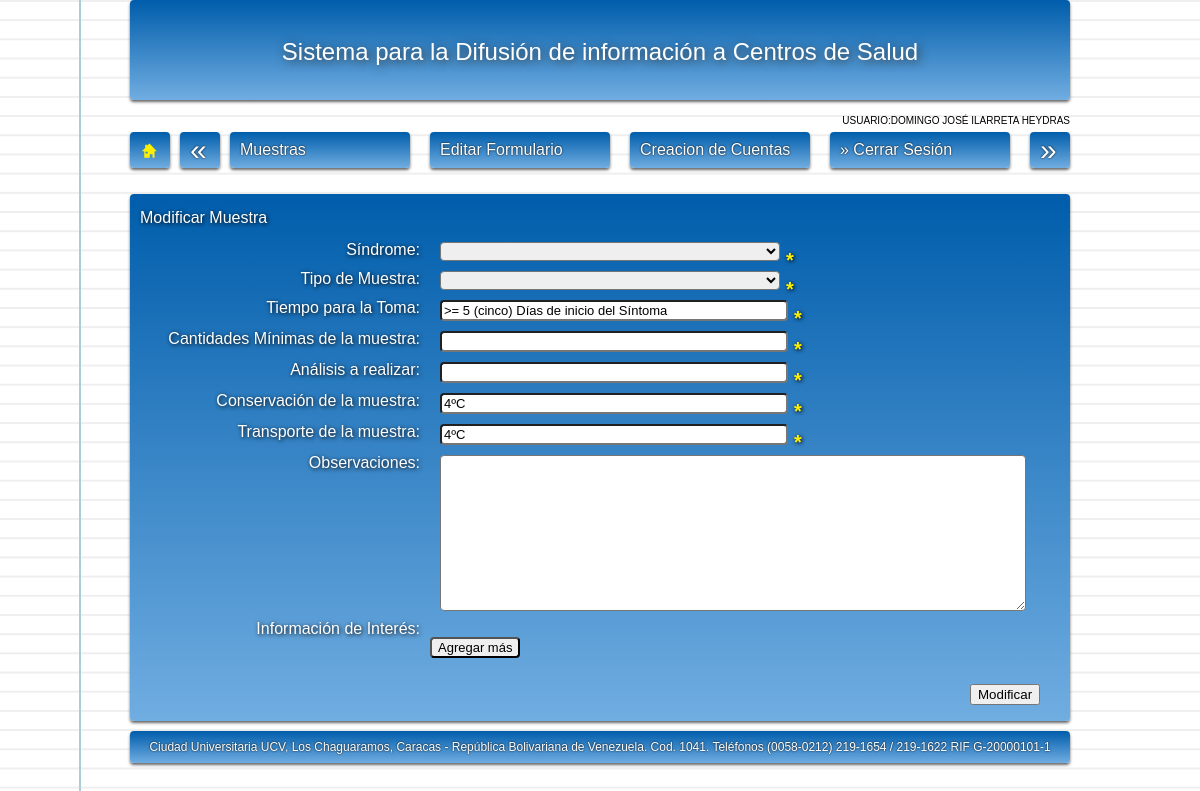
The app's page /asoc_ficha_dp.php?muestra=1 (signed in) with its own data.
### tables this page shows
CREATE TABLE IF NOT EXISTS `muestra` (
  `id` int(200) NOT NULL AUTO_INCREMENT,
  `sindrome` varchar(300) NOT NULL,
  `diagnostico_presuntivo` varchar(300) NOT NULL,
  `tipo` varchar(300) NOT NULL,
  `tiempo` varchar(300) NOT NULL,
  `conservacion` varchar(300) NOT NULL,
  `transporte` varchar(300) NOT NULL,
  `observaciones` varchar(1500) NOT NULL,
  PRIMARY KEY (`id`)
);

### asoc_ficha_dp.php (the view, shortened to what this page needs)
<?php
$nombre_usuario =$_SESSION['nombre_usuario'];
$privilegio = $_SESSION['privilegio'];
	if($privilegio=="0"){
?>
<!DOCTYPE html PUBLIC "-//W3C//DTD XHTML 1.0 Transitional//EN" "http://www.w3.org/TR/xhtml1/DTD/xhtml1-transitional.dtd">
<html xmlns="http://www.w3.org/1999/xhtml">
<head>
<link rel="stylesheet" href="css/estilos.css">
<link rel="stylesheet" href="css/default.css">
<link rel="stylesheet" href="css/960/960.css">
<link rel="stylesheet" href="css/960/text.css">
<link rel="stylesheet" href="css/960/reset.css">
<?php include ('funciones.php'); ?>
</head>
<body class="hoja">
<div class="container_16">
<?php echo '<br /><div class="grid_16" style="text-align:right; font-size:10px;">USUARIO:'; echo $nombre_usuario . "</div>";?>
<?php
$muestra=$_GET['muestra'];
include('conexion/conexion.php');
					$sql="SELECT * FROM muestra WHERE id='$muestra'";
					$seleccion=mysql_query($sql,$conexion);
					while ($row = mysql_fetch_array($seleccion)){
					$campo2=$row["sindrome"];
					$campo3=$row["tipo"];
					$campo4=$row["tiempo"];
					$campo5=$row["cantidad_minima"];
					$campo6=$row["analisis"];
					$campo7=$row["conservacion"];
					$campo8=$row["transporte"];
					$campo9=$row["observaciones"];
					}
?>
	<div class="grid_16">
    	<form class="form margen" action="bd_acciones.php" method="post" name="formulario" id="formulario" onsubmit="return controles(this.value);">
        <br />
        	<fieldset><legend class="grid_7">Modificar Muestra</legend>
            	<br />
                <br />
            	<div class="grid_16 alpha">
                <label class="grid_5">Síndrome:</label>
                <select class="grid_6" name="sindrome" id="sindrome" onchange="showselect(this.value); unico(this);">
                	<option value="<?php echo $campo2; ?>"><?php echo $sindrome; ?></option>
                	<option>Seleccione...</option>
                </select>
                <strong class="strong">*</strong>
                </div>
                <div class="grid_16 alpha" id="dependiente">
                <label class="grid_5">Tipo de Muestra:</label>
                <select class="grid_6" name="tipo" id="tipo" onchange="unico(this);">
                	<option value="<?php echo $campo3; ?>"><?php echo $tipo_muestras; ?></option>
                	<option>Seleccione...</option>
                </select>
                <strong class="strong">*</strong>
                </div>
                <div class="grid_16 alpha">
                <label class="grid_5">Tiempo para la Toma:</label>
                <input class="grid_6" name="tiempo" id="tiempo" type="text" value="<?php echo $campo4; ?>" onblur="unico(this);" />
                <strong class="strong">*</strong>
                </div>
                <div class="grid_16 alpha">
                <label class="grid_5">Cantidades Mínimas de la muestra:</label>
                <input class="grid_6" name="cantidad_minima" id="cantidad_minima" type="text" value="<?php echo $campo5; ?>" onblur="unico(this);" />
                <strong class="strong">*</strong>
                </div>
                <div class="grid_16 alpha">
                <label class="grid_5">Análisis a realizar:</label>
                <input class="grid_6" name="analisis" id="analisis" type="text" value="<?php echo $campo6; ?>" onblur="unico(this);" />
                <strong class="strong">*</strong>
                </div>
                <div class="grid_16 alpha">
                <label class="grid_5">Conservación de la muestra:</label>
                <input class="grid_6" name="conservacion" id="conservacion" type="text" value="<?php echo $campo7; ?>" onblur="unico(this);" />
                <strong class="strong">*</strong>
                </div>
                <div class="grid_16 alpha">
                <label class="grid_5">Transporte de la muestra:</label>
                <input class="grid_6" name="transporte" id="transporte" type="text" value="<?php echo $campo8; ?>" onblur="unico(this);" />
                <strong class="strong">*</strong>
                </div>
                <div class="grid_16 alpha">
                <label class="grid_5">Observaciones:</label>
                <textarea class="grid_10 textarea" name="observaciones" onblur="unico(this);"><?php echo $campo9; ?></textarea>
                </div>
                <label class="grid_5">Información de Interés:</label>
                <div class="grid_11 prefix_5 alpha" id="field">
                <input type="button" value="Agregar más" onclick="crear(this)">
                </div>
                <br />
                <div class="grid_2 alpha prefix_14">
                <button name="accion" id="modificar_m" type="submit" value="modificar_m">Modificar</button>
                <br />
                <br />
                </div>
            </fieldset>
        </form>
    </div>
</body>
</html>
<?php }else {echo '<html><head><meta http-equiv="REFRESH" content="0; url=index.php"></head></html>';}?>

### css/estilos.css (style rules this page uses)
body { font-family:'Arial'; }
.hoja { background-color: #fff; background-image: linear-gradient(90deg, transparent 79px, #abced4 79px, #abced4 81px, transparent 81px),linear-gradient(#eee .1em, transparent .1em); background-size: 100% 1.2em; }
label { text-align:right; font-size:16px; color:#FFF; font-weight:normal; }
fieldset { color:#FFFFFF; text-shadow: 1px 1px 4px #000000; }
fieldset legend, { color:#FFF; font-size:20px; text-shadow: 1px 1px 4px #000000; }
select, input, textarea { margin-bottom: 10px; font-size:13px; -webkit-border-radius: 4px; -moz-border-radius: 4px; border-radius: 4px; font-family:'Arial'; }
option { height: 20px; font-size:14px; }
.margen { margin-top: 10px; margin-bottom: 10px; }
.form { -webkit-border-radius: 4px; -moz-border-radius: 4px; border-radius: 4px; -webkit-box-shadow: #666 0px 2px 3px; -moz-box-shadow: #666 0px 2px 3px; box-shadow: #666 0px 2px 3px; background: #005DAB; background: -webkit-gradient(linear, 0 0, 0 bottom, from(#005DAB), to(#70ADE1)); background: -webkit-linear-gradient(#005DAB, #70ADE1); background: -moz-linear-gradient(#005DAB, #70ADE1); background: -ms-linear-gradient(#005DAB, #70ADE1); background: -o-linear-gradient(#005DAB, #70ADE1); background: linear-gradient(#005DAB, #70ADE1); -pie-background: linear-gradient(#005DAB, #70ADE1); }
.strong { float:left; color:#FFF000; margin: 0px 0px 0px -10px; padding: 8px 6px 0px 6px; font-size:20px; }
.textarea { height: 150px; }

### css/960/960.css (style rules this page uses)
.container_12, .container_16 { margin-left: auto; margin-right: auto; width: 960px; }
.grid_1, .grid_2, .grid_3, .grid_4, .grid_5, .grid_6, .grid_7, .grid_8, .grid_9, .grid_10, .grid_11, .grid_12, .grid_13, .grid_14, .grid_15, .grid_16 { display: inline; float: left; margin-left: 10px; margin-right: 10px; }
.container_12 .grid_12, .container_16 .grid_16 { width: 940px; }
.alpha { margin-left: 0; }
.container_16 .grid_2 { width: 100px; }
.container_16 .grid_5 { width: 280px; }
.container_16 .grid_6 { width: 340px; }
.container_16 .grid_7 { width: 400px; }
.container_16 .grid_10 { width: 580px; }
.container_16 .grid_11 { width: 640px; }
.container_16 .prefix_5 { padding-left: 300px; }
.container_16 .prefix_14 { padding-left: 840px; }

### css/960/text.css (style rules this page uses)
body { font: 13px/1.5 Helvetica, Arial, 'Liberation Sans', FreeSans, sans-serif; }
p, dl, hr, h1, h2, h3, h4, h5, h6, ol, ul, pre, table, address, fieldset { margin-bottom: 20px; }

### records on screen
muestra: tiempo ">= 5 (cinco) Días de inicio del Síntoma", conservacion "4ºC", transporte "4ºC"

### other values on screen
$nombre_usuario "DOMINGO JOSÉ ILARRETA HEYDRAS"
$pie "Ciudad Universitaria UCV, Los Chaguaramos, Caracas - República Bolivariana de Venezuela. Cod. 1041. Teléfonos (0058-0212) 219-1654 / 219-1622 RIF G-20000101-1"
